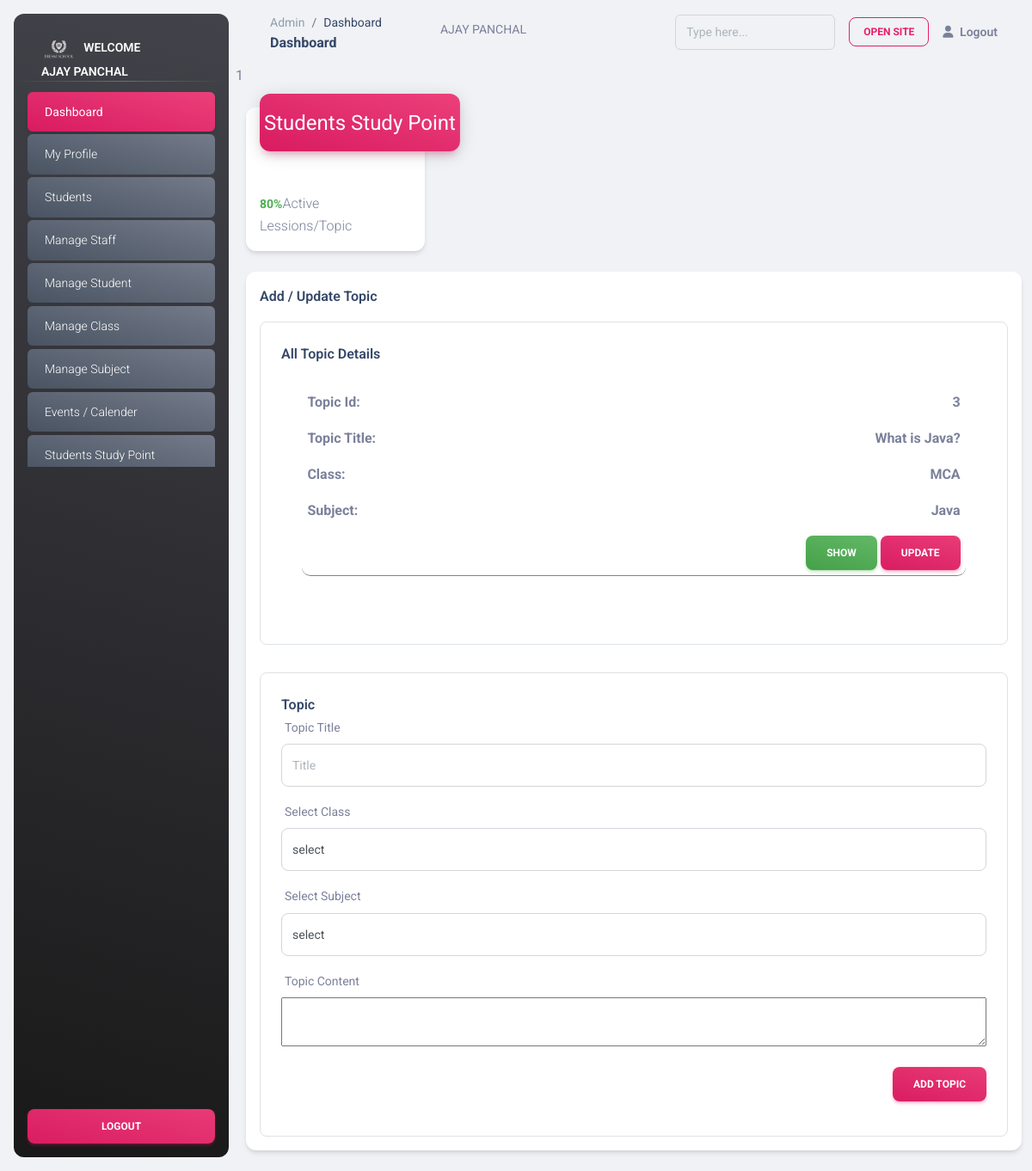
Page /admin/studypoint.php (signed in) on the earlier database version.
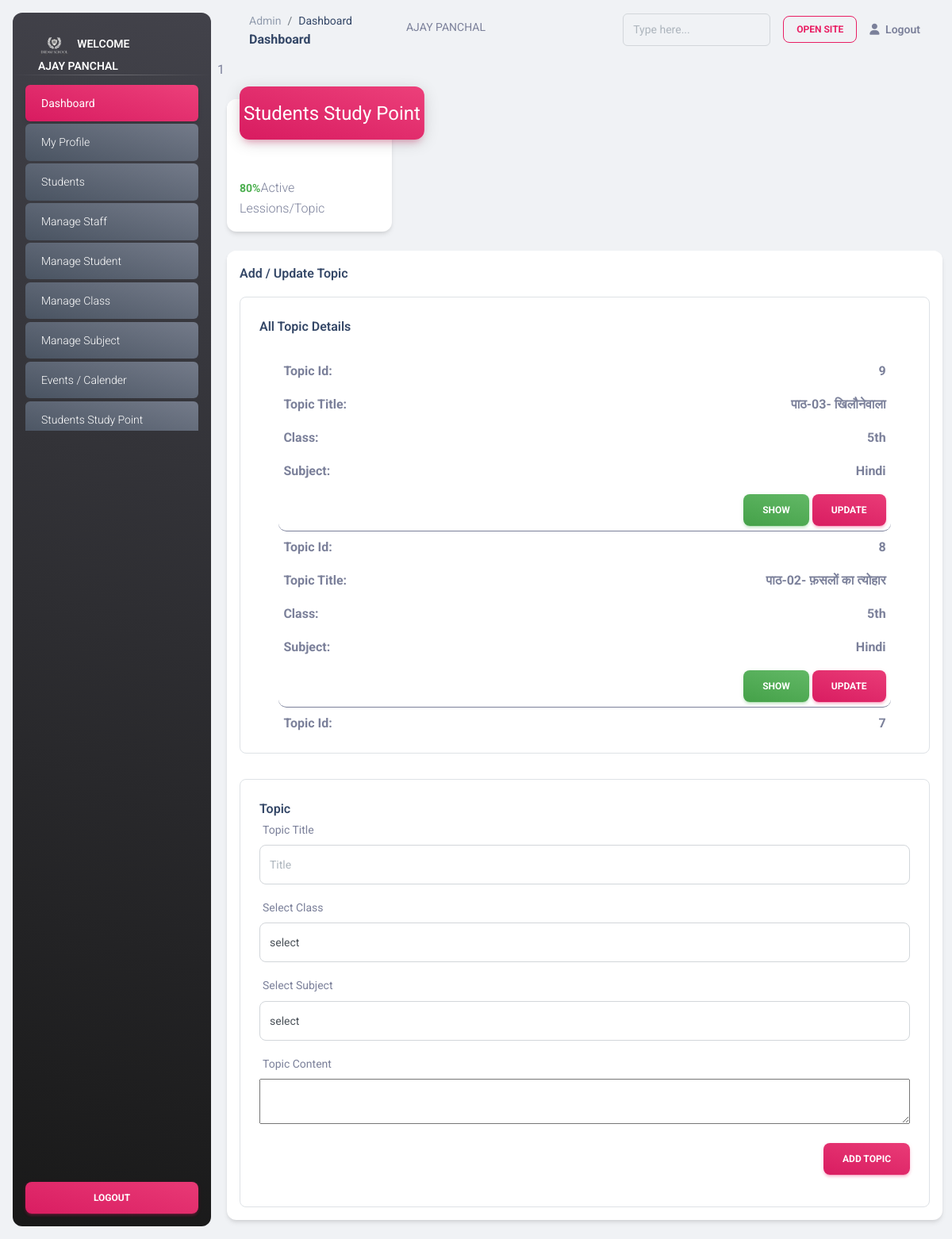
Same page on the later database version.
### tables this page shows
CREATE TABLE `topic` (
  `topic_id` int(11) NOT NULL,
  `class_id` int(11) DEFAULT NULL,
  `subject_id` int(11) DEFAULT NULL,
  `topic_title` mediumtext DEFAULT NULL,
  `topic_content` text DEFAULT NULL,
  `insert_by` int(11) DEFAULT NULL,
  `update_by` int(11) DEFAULT NULL,
  `insert_at` timestamp NULL DEFAULT current_timestamp(),
  `update_at` timestamp NULL DEFAULT current_timestamp()
);

CREATE TABLE `classes` (
  `id` int(11) NOT NULL,
  `class_name` varchar(255) DEFAULT NULL,
  `incharge_id` int(11) DEFAULT NULL,
  `insert_by` int(11) DEFAULT NULL,
  `update_by` timestamp NULL DEFAULT current_timestamp(),
  `insert_at` timestamp NULL DEFAULT current_timestamp(),
  `update_at` int(11) DEFAULT NULL
);

CREATE TABLE `subject` (
  `id` int(11) NOT NULL,
  `subject_name` varchar(500) DEFAULT NULL,
  `subject_title` mediumtext DEFAULT NULL,
  `discription` longtext DEFAULT NULL,
  `class_id` int(11) DEFAULT NULL,
  `insert_by` int(11) DEFAULT NULL,
  `update_by` int(11) DEFAULT NULL,
  `insert_at` timestamp NULL DEFAULT current_timestamp(),
  `update_at` timestamp NULL DEFAULT current_timestamp()
);

### admin/studypoint.php (the view, shortened to what the changed rows need)
<?php
include "header.php";
?>
<main class="main-content position-relative max-height-vh-100 h-100 border-radius-lg ">
  <div class="container-fluid py-4">
    <div class="col-md-12 mb-lg-0 mb-4">
      <div class="card mt-4">
        <div class="card-body p-3">
          <div class="row">
            <div class="col-md-12 mb-md-0 mb-4">
              <div class="card card-body border card-plain border-radius-lg  ">
                <div class="card card-body   card-plain border-radius-lg  "
                  style="overflow-y: scroll;min-height: 300px; max-height: 500px;">
                  <?php
                       $sql = "SELECT * FROM topic order by topic_id desc";
                       $sql = mysqli_query($conn, $sql);
                       if (mysqli_num_rows($sql) > 0) {
                         while ($row_topic = mysqli_fetch_assoc($sql)) {
                           $getClass = "SELECT * FROM `classes` WHERE id=" . $row_topic['class_id'];
                           $getClass = mysqli_query($conn, $getClass);
                           $getClass = mysqli_fetch_assoc($getClass);
                           $getSubject = "SELECT * FROM `subject` WHERE id=" . $row_topic['subject_id'];
                           $getSubject = mysqli_query($conn, $getSubject);
                           $getSubject = mysqli_fetch_assoc($getSubject);
                       ?>
                  <div class="col-md-12 mb-md-0 mb-4 event-item">
                    <p><b>Topic Id: </b><b style="float:right"><?= $row_topic['topic_id'] ?></b></p>
                    <p><b>Topic Title: </b><b style="float:right"><?= $row_topic['topic_title'] ?></b></p>
                    <p><b>Class: </b><b style="float:right"><?= $getClass['class_name']; ?></b></p>
                    <p><b>Subject: </b><b style="float:right"><?= $getSubject['subject_name']; ?></b></p>
                    <div class="col-12 text-end">
                    <button type="button" class="btn bg-gradient-success mb-0" onclick="getTopic(<?= $row_topic['topic_id'] ?>)" data-bs-toggle="modal" data-bs-target="#myModal">Show</button>
                      <a class="btn bg-gradient-primary mb-0"
                        href="studypoint.php?topic=<?= $row_topic['topic_id'] ?>">update</a>
                    </div>
                  </div>
                  <?php
                         }
                       }
                        ?>
                </div>
              </div>
            </div>
          </div>
        </div>
      </div>
    </div>
  </div>
</main>
<?php include "footer.php" ?>

Differences in the rows shown:
removed topic: topic_id "3", topic_title "What is Java?", class.class_name "MCA", subject.subject_name "Java"
added topic: topic_id "9", topic_title "पाठ-03- खिलौनेवाला", class.class_name "5th", subject.subject_name "Hindi"
added topic: topic_id "8", topic_title "पाठ-02- फ़सलों का त्योहार", class.class_name "5th", subject.subject_name "Hindi"
added topic: topic_id "7"
